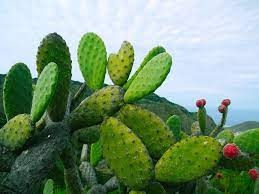
#> input picture nopal.jpeg, 259 x 194 px
$ python ajuste_histograma.py
#> lines starting #> are read from the running program, lines starting #| are printed output that depends on the picture
import cv2
import numpy as np
from matplotlib import pyplot as plt

img = cv2.imread('nopal.jpeg', cv2.IMREAD_GRAYSCALE)
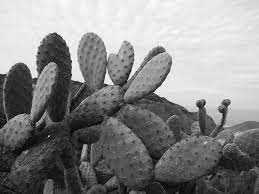
#> img: shape (194, 259); min 0, max 255, mean 136.5
print("Se cargo la imagen")
